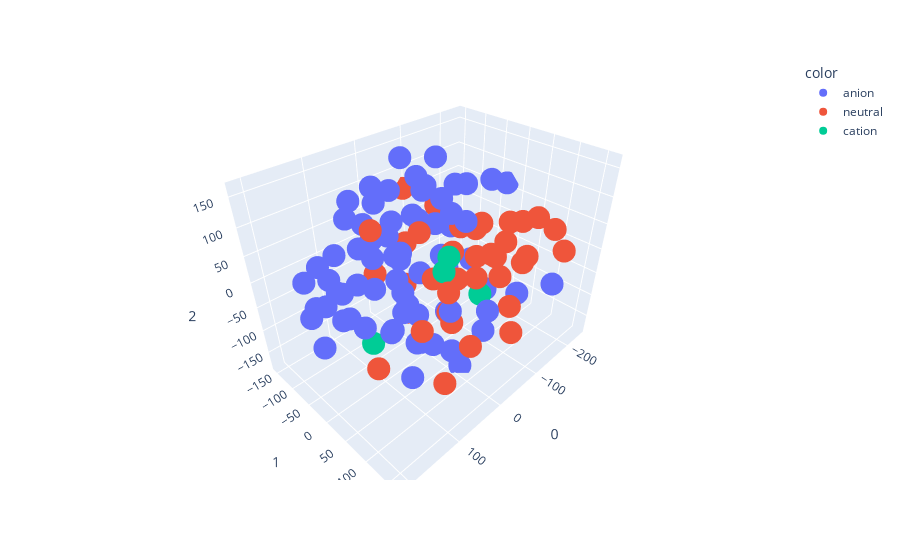

Notebook code cell kept with this figure:
### Code cell
tsne = TSNE(n_components=3, random_state=0)
projections = tsne.fit_transform(df[features], )

fig = px.scatter_3d(
    projections, x=0, y=1, z=2,
    color=df.Charge_class
)
fig.update_traces(marker_size=8)
fig.show()
